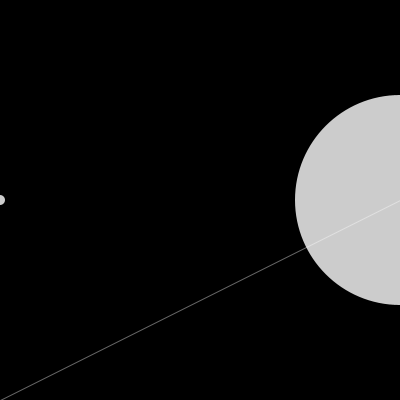
Frame 1 (no input)
Frame 60 (the mouse pressed at the canvas centre just before this capture): identical to frame 1, image omitted
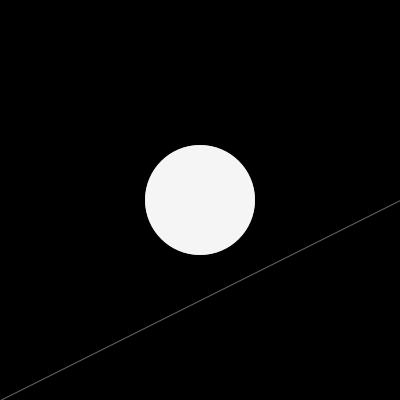
Frame 120 (the mouse held since frame 60 and released just before this capture)

The Processing sketch that drew these frames (run headless with seeded random() and noise(); from frame 60 on, the mouse is pressed at the canvas centre):

// Processing sketch: synthesis01
// ── synthesis01.pde
void setup(){
  size(400,400);
}

void draw(){
  background(0);
  stroke(102);
  line(0, height/1, width, height/2);
  noStroke();
  fill(255, 204);
  int d = mouseY/2+10;
  ellipse(mouseX, height/2, d, d);
  fill(255, 204);
  int iX = width-mouseX;
  int iY = height-mouseY;
  int iD = (iY/2)+10;
  ellipse(iX, height/2, iD, iD);
}
